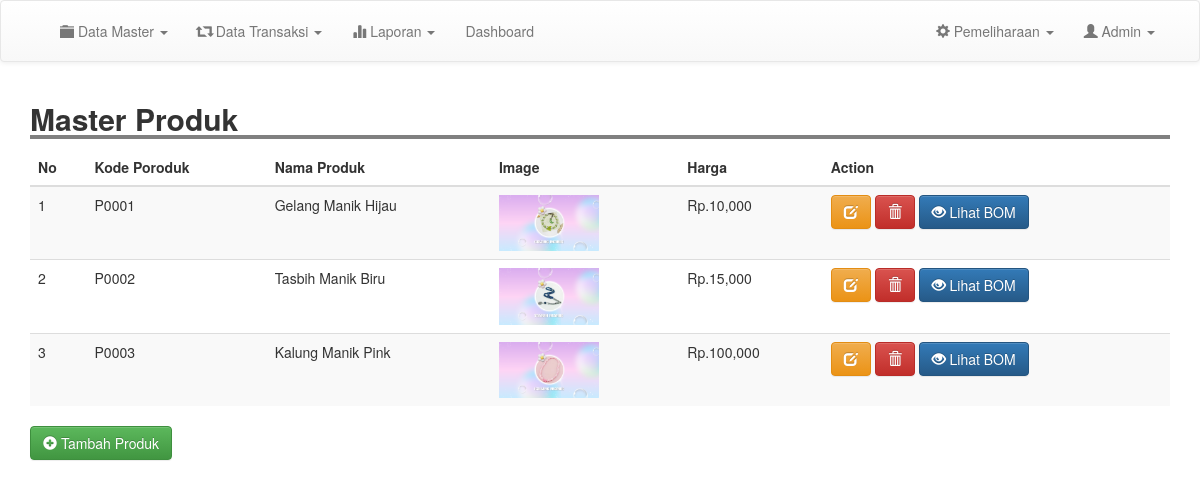
/admin/m_produk.php (signed in), run on the app's committed database.
### tables this page shows
CREATE TABLE `produk` (
  `kode_produk` varchar(100) NOT NULL,
  `nama` varchar(100) NOT NULL,
  `image` text NOT NULL,
  `deskripsi` text NOT NULL,
  `harga` int(11) NOT NULL
);

### admin/m_produk.php (the view)
<?php
include 'header.php';
?>
<div class="container">
	<h2 style=" width: 100%; border-bottom: 4px solid gray"><b>Master Produk</b></h2>
		<table class="table table-striped">
			<thead>
				<tr>
					<th scope="col">No</th>
					<th scope="col">Kode Poroduk</th>
					<th scope="col">Nama Produk</th>
					<th scope="col">Image</th>
					<th scope="col">Harga</th>
					<th scope="col">Action</th>
				</tr>
			</thead>
			<tbody>
				<?php
				$result = mysqli_query($conn, "SELECT * FROM produk");
				$no =1;
				while ($row = mysqli_fetch_assoc($result)) {
				?>
					<tr>
						<td ><?= $no; ?></td>
						<td><?= $row['kode_produk']; ?></td>
						<td><?= $row['nama'];  ?></td>
						<td><img src="../image/produk/<?= $row['image']; ?>" width="100"></td>
						<td>Rp.<?= number_format($row['harga' ]);  ?></td>
						<td><a href="edit_produk.php?kode=<?= $row['kode_produk']; ?>" class="btn btn-warning"><i class="glyphicon glyphicon-edit"></i> </a> <a href="proses/del_produk.php?kode=<?= $row['kode_produk']; ?>" class="btn btn-danger" onclick="return confirm('Yakin Ingin Menghapus Data ?')"><i class="glyphicon glyphicon-trash"></i> </a> <a href="bom.php?kode=<?= $row['kode_produk']; ?>" type="submit" class="btn btn-primary"><i class="glyphicon glyphicon-eye-open"></i> Lihat BOM</button></td>
					</tr>
				<?php
					$no++;
					}
				 ?>
				</tbody>
			</table>
		<a href="tm_produk.php" class="btn btn-success"><i class="glyphicon glyphicon-plus-sign"></i> Tambah Produk</a>
	</div>
	<br>
	<br>
	<br>
	<br>
	<br>
	<br>
	<br>
	<br>
	<br>
	<br>
	<br>
	<br>

### css/style.css (style rules this page uses)
body { margin:0; padding: 0; }

### data on the page
produk: kode_produk "P0001", nama "Gelang Manik Hijau", image (picture), harga "10,000"
produk: kode_produk "P0002", nama "Tasbih Manik Biru", image (picture), harga "15,000"
produk: kode_produk "P0003", nama "Kalung Manik Pink", image (picture), harga "100,000"
